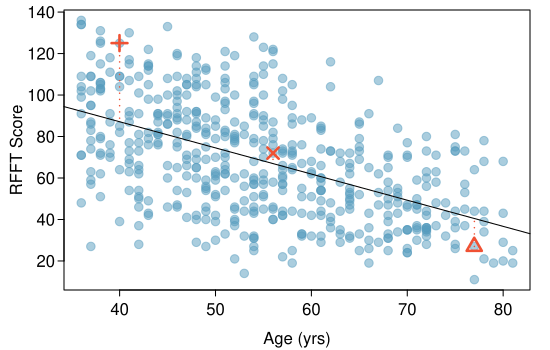

The R source for this figure:
require(openintro)
require(oibiostat)
data(prevend)
data(COL)
set.seed(1)

myPDF('prevendResid.pdf', 5.5, 3.5,
      mar = c(3, 3.2, 0.5, 1),
      mgp = c(1.9, 0.45, 0))
these <- c(500, 170, 218)
#500 is +38 resid (age 40), #170 is +5 resid (age 56), #218 is -13 resid (age 77)

plot(prevend.samp$Age, prevend.samp$RFFT,
     pch = 20,
     cex = 1.7,
     col = COL[1, 3],
     xlab = "Age (yrs)",
     ylab = "RFFT Score")
points(prevend.samp$Age[these] + rnorm(3, 0, 0.02),
       prevend.samp$RFFT[these] + rnorm(3, 0, 0.02),
       pch = c(3, 4, 2),
       col = COL[4],
       cex = 1.5,
       lwd = 2.5)
abline(137.550, -1.261, col = COL[5])

for(i in 1:3){
  y2 <- 137.550 - 1.261 * prevend.samp$Age[these[i]]
  lines(rep(prevend.samp$Age[these[i]], 2),
        c(prevend.samp$RFFT[these[i]], y2),
        lty = 3,
        lwd = 1.5,
        col = COL[4])
}

dev.off()
